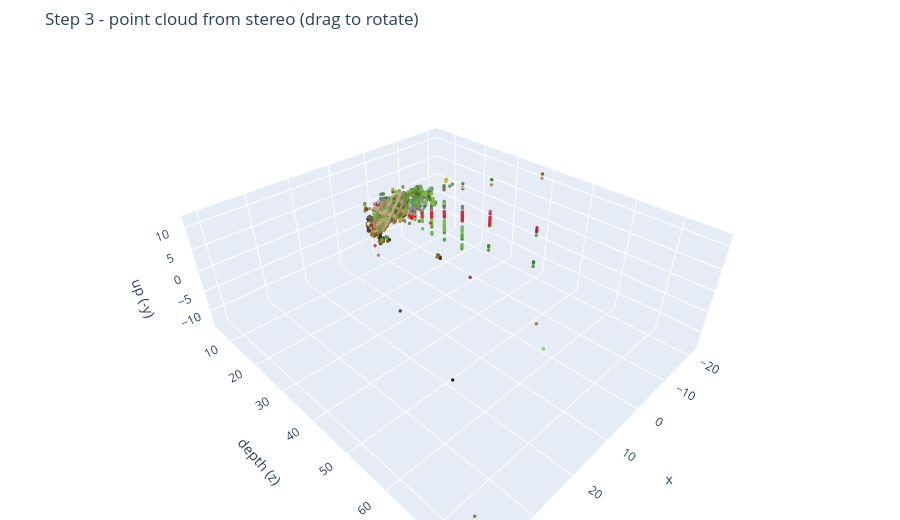

The notebook cell this image was saved under:
### Markdown cell above
## Step 3 — disparity to a 3D point cloud

From similar triangles, the depth of a point is

$$Z \;=\; \frac{f \cdot B}{d}$$

where `f` is focal length in pixels, `B` the distance between the two cameras
(the **baseline**), and `d` the disparity. Near things have big `d` and small
`Z`; infinitely far things have `d = 0`.

**An honest caveat.** We do not have the true calibration for this pair, so we
pick a plausible `f` and set `B = 1`. Everything below is therefore correct
*up to an overall scale factor* — the shape is right, the absolute size in
metres is arbitrary. That is a real property of uncalibrated stereo, not a
shortcut.

Unprojecting a pixel `(x, y)` at depth `Z` back into 3D is just the projection
equations rearranged:

$$X = \frac{(x - c_x)\,Z}{f}, \qquad Y = \frac{(y - c_y)\,Z}{f}, \qquad Z = Z$$

### Code cell
# Camera intrinsics. f is chosen for a sensible field of view; B sets the scale.
FX = FY = 0.9 * W
CX, CY = W / 2.0, H / 2.0
BASELINE = 1.0

# Disparity 0 means "infinitely far". Clamp it away so Z stays finite.
disp_safe = disp.clamp(min=1.5)
depth = (FX * BASELINE) / disp_safe                       # [H,W]

# Pixel grid -> 3D. Note +y points DOWN in image space, which we keep in 3D
# so that the camera convention stays consistent throughout the notebook.
ys, xs = torch.meshgrid(torch.arange(H, device=DEV, dtype=torch.float32),
                        torch.arange(W, device=DEV, dtype=torch.float32),
                        indexing="ij")
X = (xs + 0.5 - CX) * depth / FX
Y = (ys + 0.5 - CY) * depth / FY
points  = torch.stack([X, Y, depth], -1).reshape(-1, 3)   # [H*W, 3]
colours = left.reshape(-1, 3)                             # colour each point by its pixel

# Drop low-confidence matches (blank regions where block matching guesses).
keep = (conf.reshape(-1) > conf.reshape(-1).quantile(0.25))
points, colours = points[keep], colours[keep]
print(f"{points.shape[0]:,} points, depth {float(depth.min()):.2f} .. {float(depth.max()):.2f}")

def cloud_figure(pts, cols, title, size=2, n=6000):
    '''Interactive 3D scatter. Subsampled so the browser stays responsive.'''
    idx = torch.randperm(pts.shape[0])[:n]
    p = pts[idx].detach().cpu().numpy(); c = (cols[idx].detach().cpu().numpy() * 255).astype(int)
    fig = go.Figure(go.Scatter3d(
        x=p[:, 0], y=p[:, 2], z=-p[:, 1],      # plot as x / depth / up
        mode="markers",
        marker=dict(size=size, color=[f"rgb({r},{g},{b})" for r, g, b in c])))
    fig.update_layout(title=title, height=520, margin=dict(l=0, r=0, t=50, b=0),
                      scene=dict(xaxis_title="x", yaxis_title="depth (z)", zaxis_title="up (-y)",
                                 aspectmode="data"))
    return fig

cloud_figure(points, colours, "Step 3 - point cloud from stereo (drag to rotate)")

### Figure 1 — Plotly figure (JSON) as saved in the notebook; plotly's stock layout.template omitted (floating-point values rounded to 4 significant figures; data arrays with more than 128 entries replaced by an {"elided": "..."} marker saying what was removed)
{"data": [{"marker": {"color": {"elided": "6000 str values"}, "size": 2}, "mode": "markers", "type": "scatter3d", "x": {"elided": "6000 float values"}, "y": {"elided": "6000 float values"}, "z": {"elided": "6000 float values"}}], "layout": {"height": 520, "margin": {"b": 0, "l": 0, "r": 0, "t": 50}, "scene": {"aspectmode": "data", "xaxis": {"title": {"text": "x"}}, "yaxis": {"title": {"text": "depth (z)"}}, "zaxis": {"title": {"text": "up (-y)"}}}, "title": {"text": "Step 3 - point cloud from stereo (drag to rotate)"}}}
